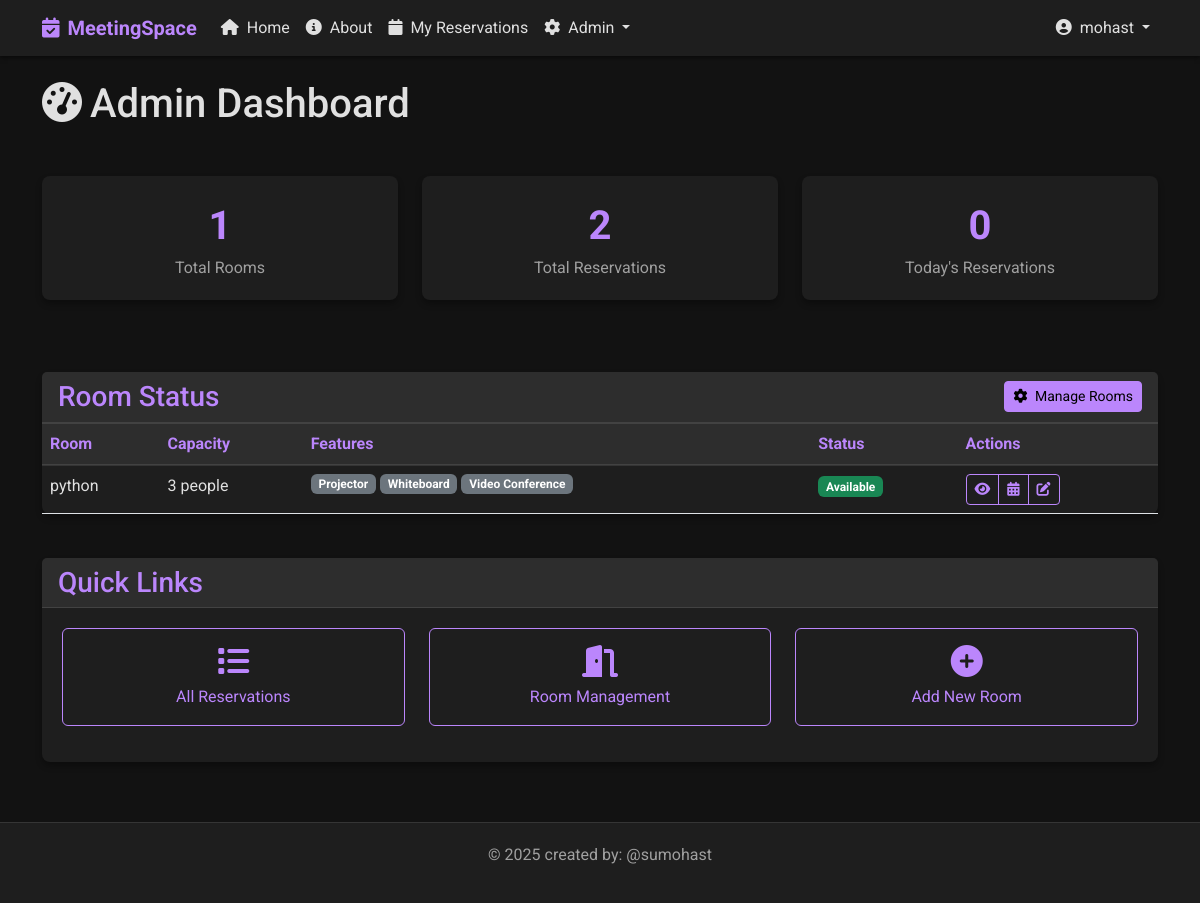
The page /admin-dashboard/ (signed in) on the database as committed earlier.
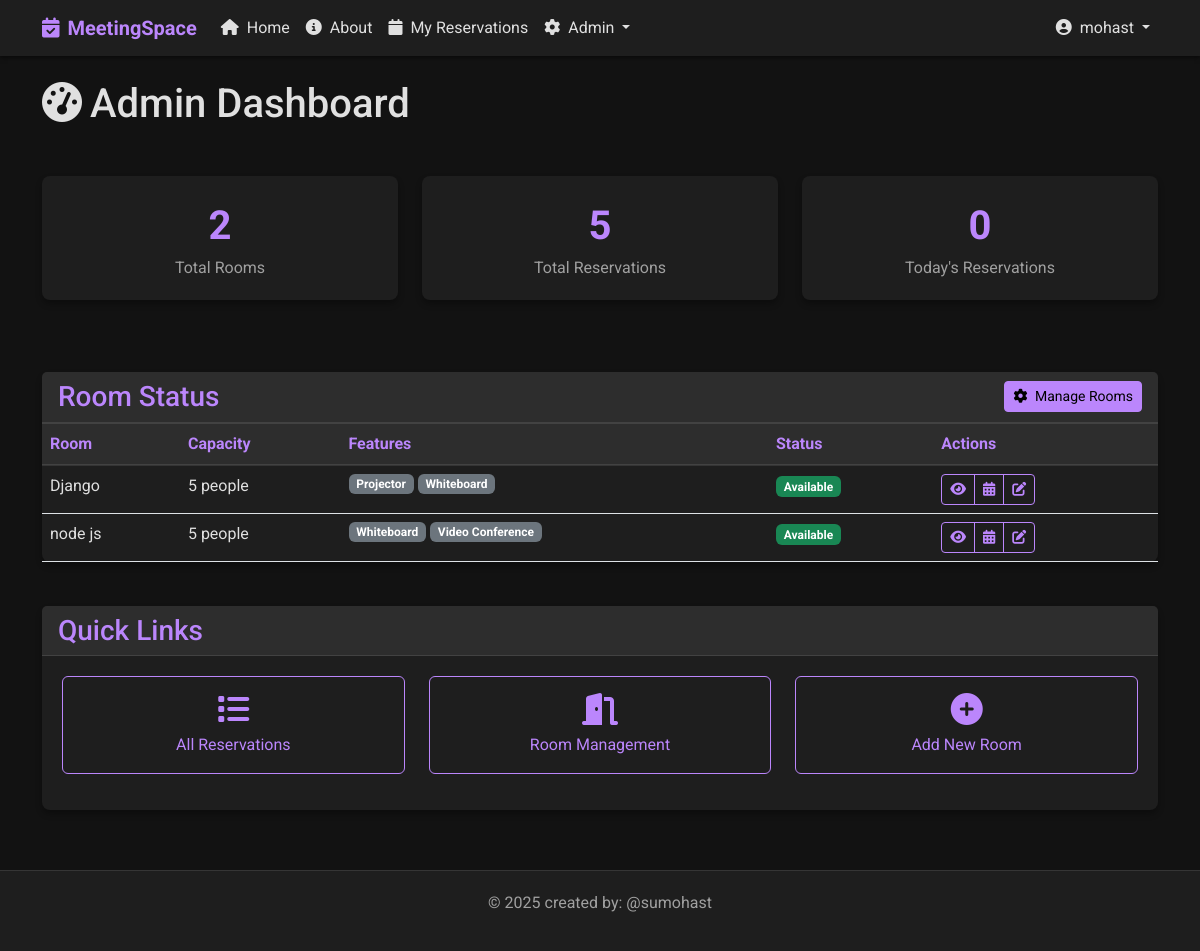
The same page on the database as committed later.
### base/models.py (models this page shows, shortened)
class Room(models.Model):
    name = models.CharField(max_length=100)
    capacity = models.IntegerField(default=10)
    has_projector = models.BooleanField(default=False)
    has_whiteboard = models.BooleanField(default=False)
    has_video_conference = models.BooleanField(default=False)
    description = models.TextField(null=True, blank=True)
    created = models.DateTimeField(auto_now_add=True)
    updated = models.DateTimeField(auto_now=True)
    class Meta: # this class is used to define metadata for the model , for example when we want to sort the rooms by name
        ordering = ['name']
    def get_current_status(self): # this function returns the current status of the room (occupied/free)
        now = datetime.now()
        today = now.date()
        current_time = now.time()
        active_reservation = self.reservation_set.filter(
            date=today,
            start_time__lte=current_time,
            end_time__gt=current_time
        ).first()
        if active_reservation:
            return {
                'status': 'occupied',
                'reservation': active_reservation
            }
        else:
            return {
                'status': 'free',
                'next_reservation': self.reservation_set.filter(
                    date=today,
                    start_time__gt=current_time
                ).order_by('start_time').first()
            }

### base/views.py (the view)
# urls.py: path('admin-dashboard/', views.admin_dashboard, name="admin-dashboard"),
@login_required
@staff_member_required
def admin_dashboard(request):
    rooms = Room.objects.all()
    total_reservations = Reservation.objects.count()
    today = datetime.now().date()
    today_reservations = Reservation.objects.filter(date=today).count()
    for room in rooms:
        room.current_status = room.get_current_status()
    context = {
        'rooms': rooms,
        'total_reservations': total_reservations,
        'today_reservations': today_reservations,
    }
    return render(request, 'base/admin_dashboard.html', context)

### templates/base/admin_dashboard.html (shortened to what the changed rows need)
{% extends 'main.html' %}
{% block content %}
<div class="row mb-4">
    <div class="col-12">
        <h1 class="mb-4"><i class="fas fa-tachometer-alt me-2"></i>Admin Dashboard</h1>
    </div>
</div>
<div class="row mb-5">
    <div class="col-md-4 mb-4">
        <div class="stat-card">
            <div class="stat-number">{{ rooms.count }}</div>
            <div class="stat-label">Total Rooms</div>
        </div>
    </div>
    <div class="col-md-4 mb-4">
        <div class="stat-card">
            <div class="stat-number">{{ total_reservations }}</div>
            <div class="stat-label">Total Reservations</div>
        </div>
    </div>
</div>
<div class="row mb-4">
    <div class="col-12">
        <div class="card">
            <div class="card-body p-0">
                <div class="table-responsive">
                    <table class="table mb-0">
                        <thead>
                            <tr>
                                <th>Room</th>
                                <th>Capacity</th>
                                <th>Features</th>
                                <th>Status</th>
                                <th>Actions</th>
                            </tr>
                        </thead>
                        <tbody>
                            {% for room in rooms %}
                            <tr>
                                <td>{{ room.name }}</td>
                                <td>{{ room.capacity }} people</td>
                                <td>
                                    <div class="d-flex flex-wrap gap-1">
                                        {% if room.has_projector %}
                                        <span class="badge bg-secondary">Projector</span>
                                        {% endif %}
                                        {% if room.has_whiteboard %}
                                        <span class="badge bg-secondary">Whiteboard</span>
                                        {% endif %}
                                        {% if room.has_video_conference %}
                                        <span class="badge bg-secondary">Video Conference</span>
                                        {% endif %}
                                    </div>
                                </td>
                                <td>
                                    {% if room.current_status.status == 'free' %}
                                    <span class="badge bg-success">Available</span>
                                    {% else %}
                                    <span class="badge bg-danger">Occupied until {{ room.current_status.reservation.end_time|time:"H:i" }}</span>
                                    {% endif %}
                                </td>
                                <td>
                                    <div class="btn-group">
                                        <a href="{% url 'room-detail' room.id %}" class="btn btn-sm btn-outline-primary">
                                            <i class="fas fa-eye"></i>
                                        </a>
                                        <a href="{% url 'room-calendar' room.id %}" class="btn btn-sm btn-outline-primary">
                                            <i class="fas fa-calendar-alt"></i>
                                        </a>
                                        <a href="{% url 'update-room' room.id %}" class="btn btn-sm btn-outline-primary">
                                            <i class="fas fa-edit"></i>
                                        </a>
                                    </div>
                                </td>
                            </tr>
                            {% endfor %}
                        </tbody>
                    </table>
                </div>
            </div>
        </div>
    </div>
</div>
{% endblock %}

Rows that differ between the two databases and show on the page:
removed Room: name "python", capacity "3", has_projector "Projector", has_whiteboard "Whiteboard", has_video_conference "Video Conference", shows "Available"
added Room: name "Django", capacity "5", has_projector "Projector", has_whiteboard "Whiteboard", shows "Available"
added Room: name "node js", capacity "5", has_whiteboard "Whiteboard", has_video_conference "Video Conference", shows "Available"
Other text that changed with them:
{{ rooms.count }}: "1" → "2"
{{ total_reservations }}: "2" → "5"
